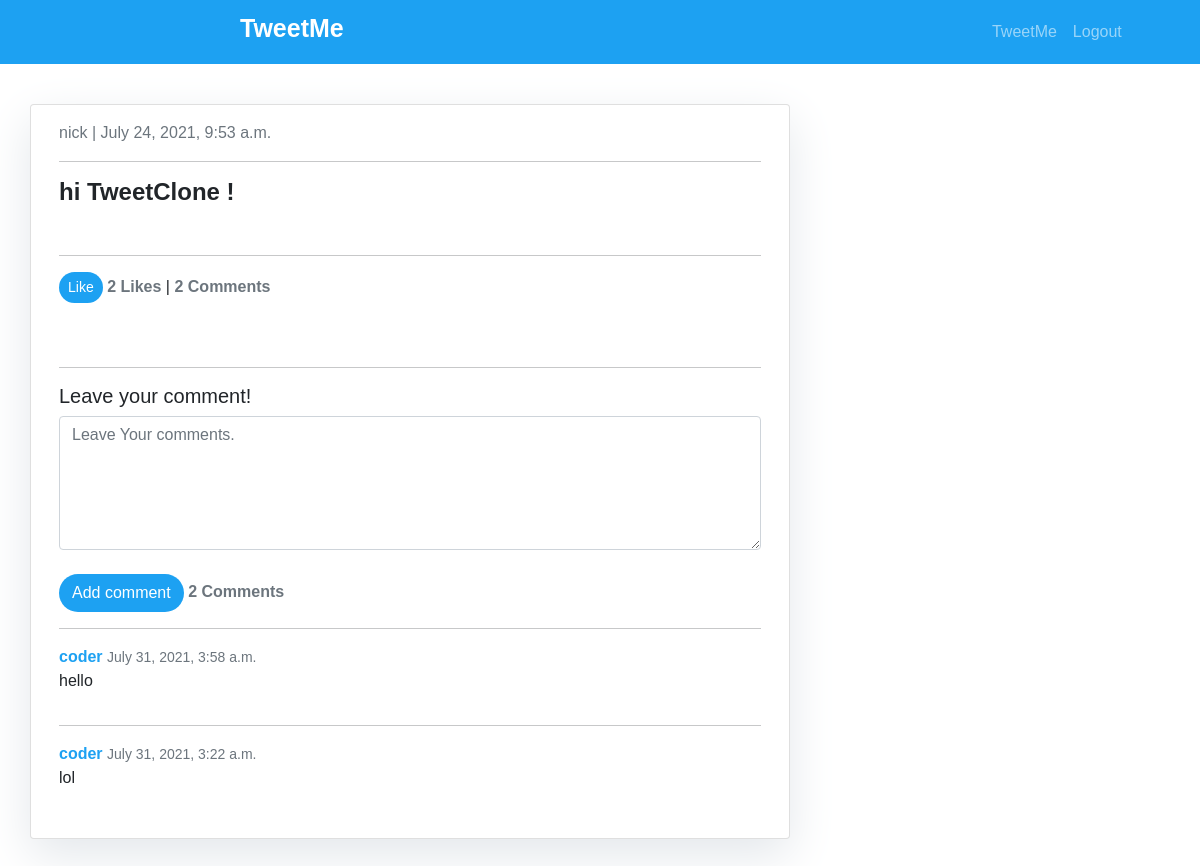
/tweet/2/ (signed in), run on the app's committed database.
### Tweet/models.py (models this page shows, shortened)
class Tweet(models.Model):
    user = models.ForeignKey(User, on_delete=models.CASCADE)
    tweet_text = models.TextField(max_length=300)
    created_at = models.DateTimeField(auto_now_add=True)
    likes = models.ManyToManyField(User, related_name='tweet_like', blank=True)
    def num_of_likes(self):
        return self.likes.count()
    @property
    def num_of_comments(self):
        return TweetComment.objects.filter(tweet=self).count()

class TweetComment(models.Model):
    tweet = models.ForeignKey(Tweet, related_name='comments', on_delete=models.CASCADE)
    user = models.ForeignKey(User, on_delete=models.CASCADE, null=True, related_name='comments')
    content = models.TextField(blank=True, null=True)
    date_posted = models.DateTimeField(auto_now_add=True)

### Tweet/views.py (the view, shortened to what this page needs)
# urls.py: path('tweet/<int:pk>/', views.tweetDetail, name='tweetDetail'),
def tweetDetail(request, pk):
    tweetObj = get_object_or_404(Tweet, pk=pk)
    likes_connected = get_object_or_404(Tweet, pk=pk)
    liked = False
    if likes_connected.likes.filter(id=request.user.id).exists():
        liked = True
    num_of_likes = likes_connected.num_of_likes()
    tweet_is_liked = liked
    comment_form = NewCommentForm
    comment = TweetComment.objects.filter(tweet=tweetObj).order_by('-date_posted')
    if request.user.is_authenticated:
        comment_form = NewCommentForm
    context ={
        'tweetObj': tweetObj,
        'num_of_likes': num_of_likes,
        'tweet_is_liked': tweet_is_liked,
        'comments': comment,
        'comment_form': comment_form,
    }
    return render(request, 'tweet/tweetDetail.html', context)

### templates/tweet/tweetDetail.html (shortened to what this page needs)
{% extends "base.html" %}
{% block content %}
<div class="container">
  <div class="row">
    <div class="col-md-8 card mb-4  mt-3 left  top">
      <div class="card-body">
        <p class=" text-muted">{{ tweetObj.user }} | {{ tweetObj.created_at }}</p>
        <hr>
        <h4 class="card-text ">{{ tweetObj.tweet_text | safe }}</h4>
        {% if user.is_authenticated %}
        <br>
        <hr>
        <form action="{% url 'tweetLike' tweetObj.id %}" method="POST">
            {% if tweet_is_liked %}
            <button type="submit" name="tweet_id" value="{{tweetObj.id}}" class="btn btn-block btn-sm" style="border-radius: 50px; background-color: #1DA1F2; color: white;">Unlike</button>
            {% else %}
            <button type="submit" name="tweet_id" value="{{tweetObj.id}}" class="btn btn-block btn-sm" style="border-radius: 50px; background-color: #1DA1F2; color: white;">Like</button>
            {% endif %}
            <strong class="text-secondary">{{ num_of_likes }} Like{{ num_of_likes|pluralize }} </strong> |
            <strong class="text-secondary">{{ tweetObj.num_of_comments }} Comment{{ tweetObj.num_of_comments|pluralize }}</strong>
        </form>
        {% endif %}
        <br>
        <br>
<hr>
        <h5>Leave your comment!</h5>
<div id="comments_section">
  {% if user.is_authenticated %}
  <form method="POST" action="{% url 'tweetDetail' tweetObj.id %}">
    <div class="form-group">
      {{ comment_form.content }}
      <br>
      <button class="btn btn-block btn" style="border-radius: 50px; background-color: #1DA1F2; color: white;" type="submit">Add comment </button>
      <strong class="text-secondary">{{ tweetObj.num_of_comments }} Comment{{ tweetObj.num_of_comments|pluralize }}</strong>
    </div>
  </form>
  {% else %}
    <a  class="btn btn-block btn" style="border-radius: 50px; background-color: #1DA1F2; color: white;" type="submit" href="{% url 'loginpage' %}">Log in to add a comment!</a><br>
  {% endif %}
  {% if comments %}
  <ul>
    {% for comment in comments %}
    <hr>
    <li>
     <div>
        <span>
          <strong class="text" style="color: #1DA1F2;">{{ comment.user }} </strong>
          <small class="text-muted">{{ comment.date_posted }}</small>
        </span>
        <p>
          {{ comment.content }}
        </p>
      </div>
    </li>
    {% endfor %}
  </ul>
  {% else %}
  <br>
    <strong class="text-secondary">No comments yet...</strong>
   {% endif %}
      </div>
    </div>
  </div>
</div>
{% endblock %}

### templates/tweet/tweetDetail.html (style rules this page uses)
.card { box-shadow: 0 16px 48px #E3E7EB; }

### templates/base.html (style rules this page uses)
body { background-color:rgb((255, 255, 255), 255, 255)!important; font-family: sans-serif; }
ul { padding: 0; list-style-type: none; }
.social-links ul, li { list-style-type:none; display: inline-block; }
.card h4 { font-weight: 700; }

### data on the page
Tweet: user "nick", created_at "July 24, 2021, 9:53 a.m.", tweet_text "hi TweetClone !", num_of_comments "2"
TweetComment: user "coder", date_posted "July 31, 2021, 3:58 a.m.", content "hello"
TweetComment: user "coder", date_posted "July 31, 2021, 3:22 a.m.", content "lol"

### other printed values
{{ num_of_likes }} "2"
